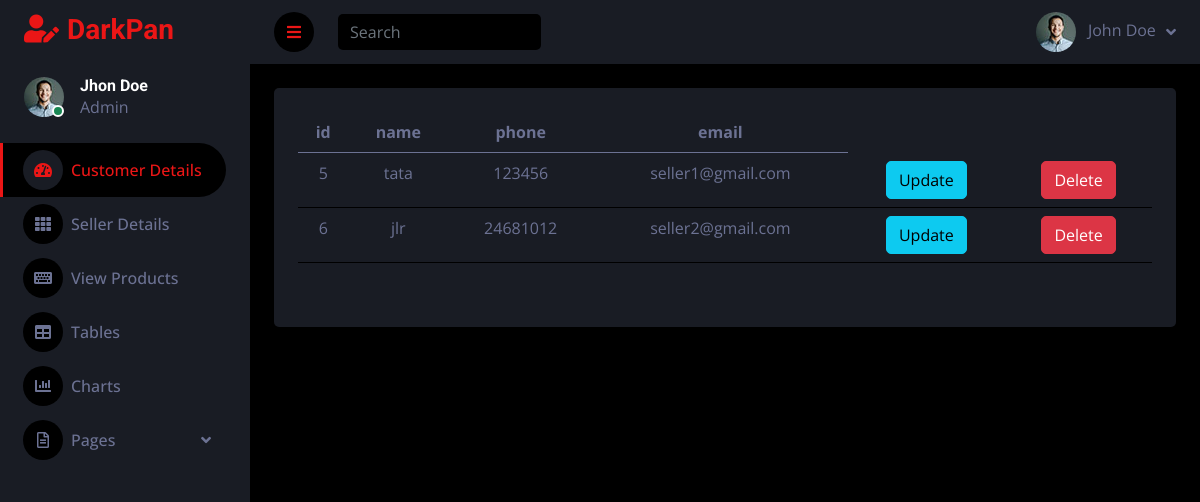
The page /seller_details/ on the database its author committed.
### sales_app/models.py (models this page shows, shortened)
class Seller(models.Model):
    user = models.ForeignKey(User_model, on_delete=models.CASCADE, related_name="sellers")
    name = models.CharField(max_length=50)
    phone_number = models.CharField(max_length=100)
    email = models.EmailField()
    status2 = models.BooleanField(default=0)

### sales_app/admin_views.py (the view)
# urls.py: path("seller_details/", admin_views.seller_details, name="seller_details"),
def seller_details(request):
    sellers=Seller.objects.all()
    return render(request, "admin/seller_details.html",{'sellers':sellers})

### template/admin/seller_details.html
{% extends 'admin/admin_dash.html' %}
{% block content %}
<table class="table" >
  <thead>
    <tr>
      <th scope="col">id</th>
      <th scope="col">name</th>
      <th scope="col">phone</th>
      <th scope="col">email</th>
    </tr>
  </thead>
  <tbody>
  {% for i in sellers %}
    <tr>
      <td>{{i.id}}</td>
      <td>{{i.name}}</td>
      <td>{{i.phone_number}}</td>
      <td>{{i.email}}</td>
      <td><a href="{% url 'seller_update' i.id %}" ><button class="btn btn-info">Update</button></a></td>
      <td><a href="{% url 'seller_delete' i.id %}"><button class="btn btn-danger">Delete</button></a></td>
    </tr>
  {% endfor %}
  </tbody>
</table>
{% endblock %}

### static/dash/css/style.css (style rules this page uses)
:root { --primary: #EB1616; --secondary: #191C24; --light: #6C7293; --dark: #000000; }
.btn { transition: .5s; }

### rows shown on the page
Seller: id "5", name "tata", phone_number "123456", email "seller1@gmail.com"
Seller: id "6", name "jlr", phone_number "24681012", email "seller2@gmail.com"
